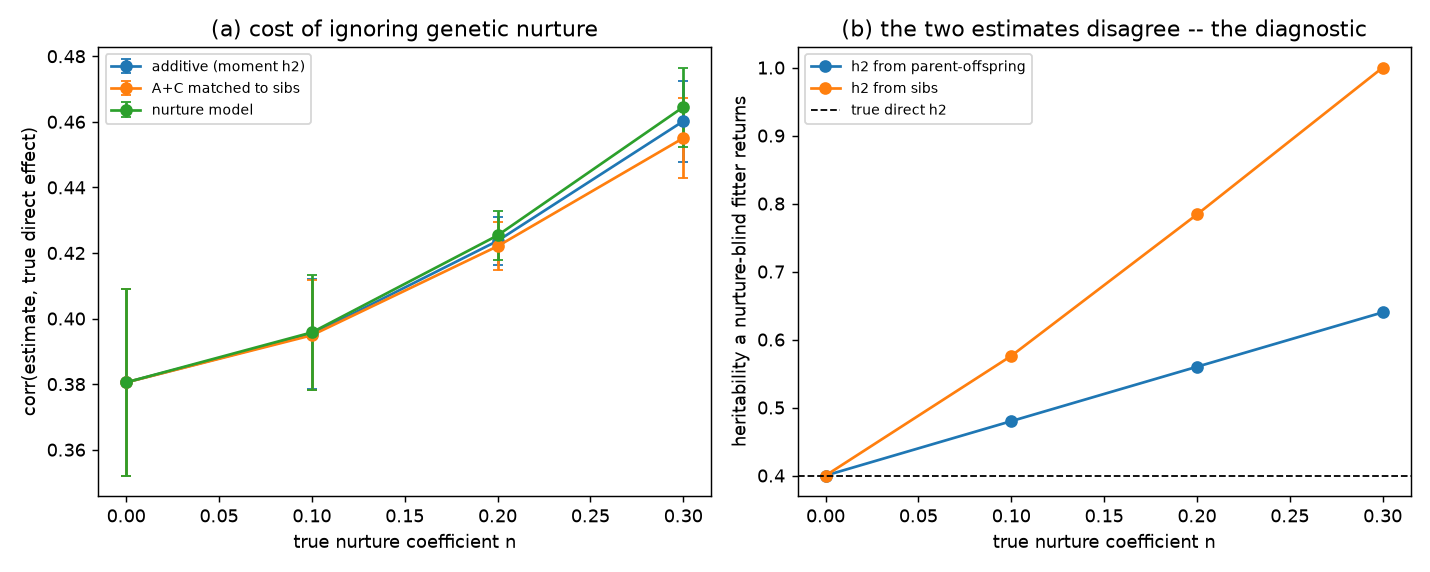

Generate this figure with Python:
"""What does ignoring genetic nurture cost the direct-effect score?

Under genetic nurture the proband's liability carries two things: their **own**
additive value `A_o`, and an **indirect** contribution from the parents'
genotypes acting through the rearing environment. A GWAS phenotype should
predict `A_o` alone. A nurture-blind estimator cannot separate them, so its
score is contaminated by the parental path.

Families are drawn from the **true** nurture path model, so `A_o` is known
exactly, and four estimators are scored against it:

  1. **additive, true h2** -- the ordinary covariance at the true *direct*
     heritability. Isolates the covariance misspecification on its own;
  2. **additive, moment h2** -- the realistic nurture-blind pipeline. A
     moment-based heritability fitted from parent-offspring covariance absorbs
     the indirect path and comes out inflated, at `h2*(1 + 2n)`;
  3. **A + C matched to sibs** -- the confounded alternative. `c2` is chosen so
     the model reproduces the *sib-sib* covariance exactly. This is what an
     analyst with no parental phenotypes would fit, and it is indistinguishable
     from nurture on sibling data alone;
  4. **nurture, true parameters** -- the ceiling.

Reported: `corr(estimate, true A_o)` (ranking) and the calibration slope
`regress(A_o on estimate)` (scale).

Two panels:

  (a) sweep the nurture coefficient `n` -- how fast does the cost grow?
  (b) the identifiability trap made consequential. Arm 3 fits sibling
      covariance *perfectly* and still mis-scores the direct effect, because
      it gets parent-offspring covariance wrong. Reports the two mutually
      inconsistent heritabilities a nurture-blind moment fitter would obtain
      from the two relative types -- their disagreement is the diagnostic that
      nurture is present at all.

    python benchmarks/bench_nurture.py
    python benchmarks/bench_nurture.py --n-fam 4000 --reps 5
Writes bench_nurture.csv (+ .png if matplotlib is present).
"""

import os
import sys
import csv
import argparse
from pathlib import Path

import numpy as np
from scipy.stats import norm, t as student_t

sys.path.insert(0, str(Path(__file__).resolve().parents[1]))
from research.covariance_extensions import construct_covmat_nurture
from ltpred.covariance import construct_covmat_single
from ltpred.pearson_aitken import pa_algorithm

from _common import get_plt

HERE = os.path.dirname(os.path.abspath(__file__))

FAM_VEC = ("m", "f", "s1")          # proband + both parents + one full sib


def moment_h2_from_parent_offspring(h2, n):
    """What a nurture-blind moment fitter reads off parent-offspring pairs.

    The additive model says that covariance is ``h2/2``; the truth is
    ``h2/2 + n*h2``, so the fitter returns ``h2*(1 + 2n)``.
    """
    return min(1.0, h2 * (1.0 + 2.0 * n))


def moment_h2_from_sibs(h2, n):
    """The same fitter reading off sib pairs: ``h2*(1 + 4n + 4n^2)``.

    It disagrees with the parent-offspring figure whenever ``n != 0``. That
    disagreement is the signature of an indirect path -- one additive model
    cannot satisfy both.
    """
    return min(1.0, h2 * (1.0 + 4.0 * n + 4.0 * n * n))


def c2_matched_to_sibs(h2, n):
    """The sibship environment that reproduces the nurture sib-sib covariance."""
    return 2.0 * n * h2 + 2.0 * n * n * h2


def simulate(n_fam, h2, n, rng):
    cov = construct_covmat_nurture(FAM_VEC, h2=h2, nurture=n)
    draws = rng.multivariate_normal(np.zeros(len(cov.roles)), cov.matrix,
                                    size=n_fam, method="eigh")
    return cov.roles, draws


def _bounds(roles, draws, prevalence):
    thr = norm.ppf(1.0 - prevalence)
    n, d = draws.shape
    lower = np.full((n, d), -np.inf)
    upper = np.full((n, d), np.inf)
    for j, role in enumerate(roles):
        if role == "g":
            continue                       # the target stays unbounded
        case = draws[:, j] > thr
        lower[case, j] = thr
        upper[~case, j] = thr
    return lower, upper


def _score(roles, draws, prevalence, cov):
    lower, upper = _bounds(roles, draws, prevalence)
    tgt = roles.index("g")
    est = np.empty(draws.shape[0])
    for i in range(draws.shape[0]):
        est[i], _ = pa_algorithm(cov, lower[i], upper[i], target=tgt)
    return est, draws[:, tgt]


def _metrics(est, truth):
    ok = np.isfinite(est) & np.isfinite(truth)
    est, truth = est[ok], truth[ok]
    if est.size < 2 or np.std(est) == 0:
        return np.nan, np.nan
    return (float(np.corrcoef(est, truth)[0, 1]),
            float(np.polyfit(est, truth, 1)[0]))


def run_cell(h2, n, *, n_fam, prevalence, reps, seed0):
    arms = ("add_true", "add_moment", "ace_sibs", "nurture")
    acc = {a: {"corr": [], "slope": []} for a in arms}

    h2_po = moment_h2_from_parent_offspring(h2, n)
    h2_ss = moment_h2_from_sibs(h2, n)
    c2 = c2_matched_to_sibs(h2, n)

    covs = {
        "add_true": construct_covmat_single(FAM_VEC, h2=h2).matrix,
        "add_moment": construct_covmat_single(FAM_VEC, h2=h2_po).matrix,
        # the A+C model an analyst without parental phenotypes would fit
        "ace_sibs": (construct_covmat_single(FAM_VEC, h2=h2, c2=c2).matrix
                     if h2 + c2 <= 1.0 else None),
        "nurture": construct_covmat_nurture(FAM_VEC, h2=h2, nurture=n).matrix,
    }

    for r in range(reps):
        rng = np.random.default_rng(seed0 + r)
        roles, draws = simulate(n_fam, h2, n, rng)
        for arm in arms:
            if covs[arm] is None:
                acc[arm]["corr"].append(np.nan)
                acc[arm]["slope"].append(np.nan)
                continue
            c, s = _metrics(*_score(roles, draws, prevalence, covs[arm]))
            acc[arm]["corr"].append(c)
            acc[arm]["slope"].append(s)

    def summarise(v):
        v = np.asarray(v, dtype=float)
        v = v[np.isfinite(v)]
        mean = float(np.mean(v))
        if len(v) <= 1:
            return mean, 0.0
        se = float(np.std(v, ddof=1) / np.sqrt(len(v)))
        return mean, float(student_t.ppf(0.975, len(v) - 1) * se)

    out = dict(reps=reps, h2=h2, nurture=n, h2_moment_po=h2_po,
               h2_moment_sib=h2_ss, c2_matched=c2)
    for arm in arms:
        for stat in ("corr", "slope"):
            out[f"{arm}_{stat}"], out[f"{arm}_{stat}_ci95"] = summarise(acc[arm][stat])
    cost = np.asarray(acc["nurture"]["corr"]) - np.asarray(acc["add_moment"]["corr"])
    out["cost"], out["cost_ci95"] = summarise(cost)
    trap = np.asarray(acc["nurture"]["corr"]) - np.asarray(acc["ace_sibs"]["corr"])
    out["trap"], out["trap_ci95"] = summarise(trap)
    return out


def main():
    p = argparse.ArgumentParser(description=__doc__,
                                formatter_class=argparse.RawDescriptionHelpFormatter)
    p.add_argument("--n-fam", type=int, default=3000)
    p.add_argument("--reps", type=int, default=5)
    p.add_argument("--seed", type=int, default=1)
    p.add_argument("--h2", type=float, default=0.4)
    p.add_argument("--nurture", type=float, nargs="+",
                   default=[0.0, 0.1, 0.2, 0.3], help="true indirect coefficients")
    p.add_argument("--prevalence", type=float, default=0.05)
    args = p.parse_args()

    kw = dict(n_fam=args.n_fam, prevalence=args.prevalence, reps=args.reps)
    print(f"(a) cost of ignoring nurture   [h2 = {args.h2}, K = {args.prevalence}, "
          f"{args.reps} reps x {args.n_fam} fam]")
    print(f"{'n':>5} | {'add(true)':>9} {'add(moment)':>11} {'A+C sibs':>9} "
          f"{'nurture':>8} | {'cost ± 95% t CI':>20}")
    rows = []
    for n in args.nurture:
        m = run_cell(args.h2, n, seed0=args.seed, **kw)
        rows.append(m)
        print(f"{n:5.2f} | {m['add_true_corr']:9.4f} {m['add_moment_corr']:11.4f} "
              f"{m['ace_sibs_corr']:9.4f} {m['nurture_corr']:8.4f} | "
              f"{m['cost']:+.4f} ± {m['cost_ci95']:.4f}")

    print("\n(b) the identifiability trap: A+C reproduces sib-sib covariance exactly")
    print(f"{'n':>5} | {'c2 matched':>10} | {'h2 from par-off':>15} "
          f"{'h2 from sibs':>12} | {'A+C slope':>9} {'nurture slope':>13} | "
          f"{'trap ± 95% t CI':>20}")
    for m in rows:
        print(f"{m['nurture']:5.2f} | {m['c2_matched']:10.4f} | "
              f"{m['h2_moment_po']:15.4f} {m['h2_moment_sib']:12.4f} | "
              f"{m['ace_sibs_slope']:9.4f} {m['nurture_slope']:13.4f} | "
              f"{m['trap']:+.4f} ± {m['trap_ci95']:.4f}")

    write_csv(rows)
    plot(rows)
    print("\nwrote bench_nurture.csv")


def write_csv(rows):
    fields = ["h2", "nurture", "reps", "h2_moment_po", "h2_moment_sib", "c2_matched"]
    for arm in ("add_true", "add_moment", "ace_sibs", "nurture"):
        for stat in ("corr", "slope"):
            fields += [f"{arm}_{stat}", f"{arm}_{stat}_ci95"]
    fields += ["cost", "cost_ci95", "trap", "trap_ci95"]
    with open(os.path.join(HERE, "bench_nurture.csv"), "w", newline="") as fh:
        w = csv.DictWriter(fh, fieldnames=fields, lineterminator="\n")
        w.writeheader()
        w.writerows([{k: r.get(k, "") for k in fields} for r in rows])


def plot(rows):
    plt = get_plt()
    if plt is None:
        return
    fig, ax = plt.subplots(1, 2, figsize=(11, 4.4))
    x = [r["nurture"] for r in rows]
    for key, lab in (("add_moment_corr", "additive (moment h2)"),
                     ("ace_sibs_corr", "A+C matched to sibs"),
                     ("nurture_corr", "nurture model")):
        ax[0].errorbar(x, [r[key] for r in rows],
                       yerr=[r[f"{key}_ci95"] for r in rows], fmt="-o", capsize=3,
                       label=lab)
    ax[0].set_xlabel("true nurture coefficient n")
    ax[0].set_ylabel("corr(estimate, true direct effect)")
    ax[0].set_title("(a) cost of ignoring genetic nurture")
    ax[0].legend(fontsize=8)
    ax[1].plot(x, [r["h2_moment_po"] for r in rows], "-o", label="h2 from parent-offspring")
    ax[1].plot(x, [r["h2_moment_sib"] for r in rows], "-o", label="h2 from sibs")
    ax[1].axhline(rows[0]["h2"], color="k", lw=1, ls="--", label="true direct h2")
    ax[1].set_xlabel("true nurture coefficient n")
    ax[1].set_ylabel("heritability a nurture-blind fitter returns")
    ax[1].set_title("(b) the two estimates disagree -- the diagnostic")
    ax[1].legend(fontsize=8)
    fig.tight_layout()
    fig.savefig(os.path.join(HERE, "bench_nurture.png"), dpi=130)


if __name__ == "__main__":
    main()
